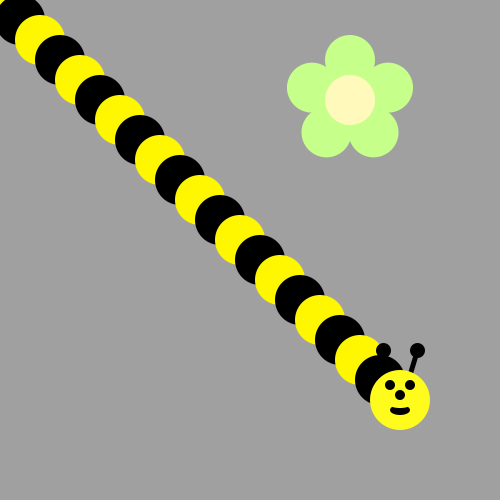
Frame 1 (no input)
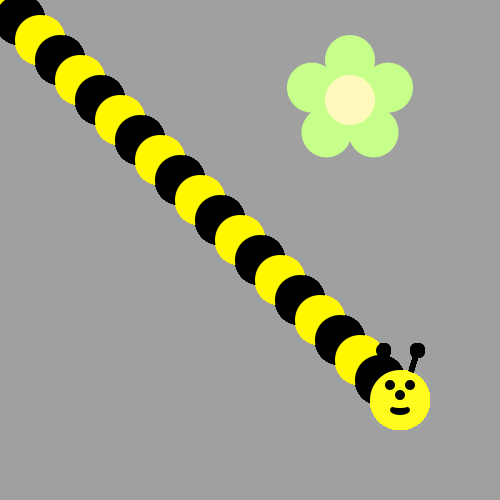
Frame 60 (the mouse pressed at the canvas centre just before this capture)
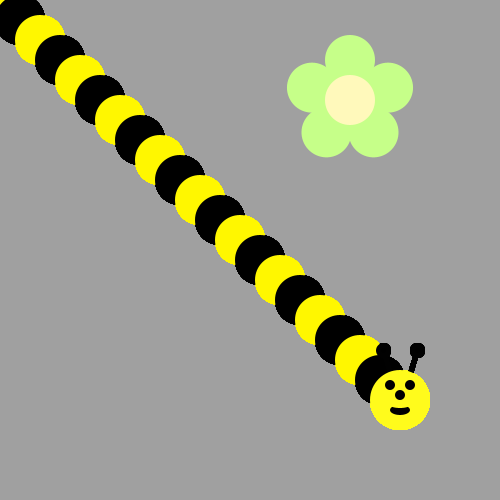
Frame 120 (the mouse held since frame 60 and released just before this capture)

The Processing sketch that drew these frames (run headless with seeded random() and noise(); from frame 60 on, the mouse is pressed at the canvas centre):

// Processing sketch: Bee
// ── Bee.pde
void draw() {
/*Use a loop to make a body for the Bee!
Then put his head on using drawBeeFace(x,y)
Use Modulo to make the colors alternate 
*/
for (int i = 0; i < 400; i+=20) {
 if (i%40==0) {
   fill(#FFF700);
 }
 else {
   fill(#000000);
 }
  ellipse(i,i,50,50);
}
drawBeeFace(400,400);
}
void drawFlower(int x, int y) {
     noStroke();
     translate(x, y);
     // draw 5 petals, rotating after each one<
     fill(#c6ff89);      // green
      for (int i = 0; i < 5; i++) {
           ellipse(0, -40, 50, 50);
          rotate(radians(72));
     }
     fill(#fff9bb); // light yellow
     ellipse(0, 0, 50, 50);
} 
void drawBeeFace(int BeeFaceX, int BeeFaceY) {
     noStroke();
     fill(0, 0, 0);
     stroke(1);
     strokeWeight(5);
     line(BeeFaceX-10, BeeFaceY-27, BeeFaceX-17, BeeFaceY-50);
     line(BeeFaceX+10, BeeFaceY-27, BeeFaceX+17, BeeFaceY-50);
     ellipse(BeeFaceX-17, BeeFaceY-50, 10, 10);
     ellipse(BeeFaceX+17, BeeFaceY-50, 10, 10);
     noStroke();
     fill(255, 251, 28);
     ellipse(BeeFaceX, BeeFaceY, 60, 60); // face
     fill(255, 237, 209);
     fill(0,0,0);
      ellipse(BeeFaceX-10, BeeFaceY-15, 10, 10); // eyes
     ellipse(BeeFaceX+10, BeeFaceY-15, 10, 10);
      ellipse(BeeFaceX, BeeFaceY-5, 10, 10); // nose
      ellipse(BeeFaceX, BeeFaceY+10, 20, 10);// mouth
     fill(255, 251, 28);
     ellipse(BeeFaceX, BeeFaceY+5, 20, 6);
}

void setup() {
     ellipseMode(CENTER);
     size(500, 500);
     background(160, 160, 160);
      drawFlower(350, 100);
}
